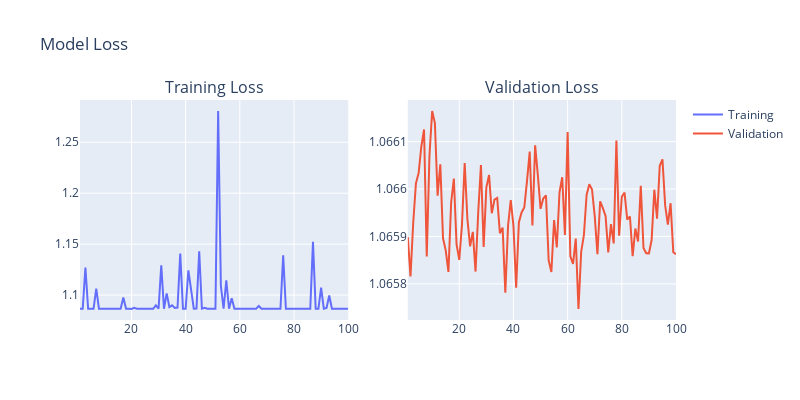

Here is the notebook cell this chart was saved with:
### Code cell
# Model loss graph
fig = make_subplots(rows=1, cols=2, subplot_titles=('Training Loss', 'Validation Loss'))

fig.add_trace(go.Scatter(x=list(range(1, len(history.history['loss'])+1)), y=history.history['loss'], name='Training'), row=1, col=1)
fig.add_trace(go.Scatter(x=list(range(1, len(history.history['val_loss'])+1)), y=history.history['val_loss'], name='Validation'), row=1, col=2)

fig.update_layout(height=400, width=800, title_text="Model Loss")
fig.show()
